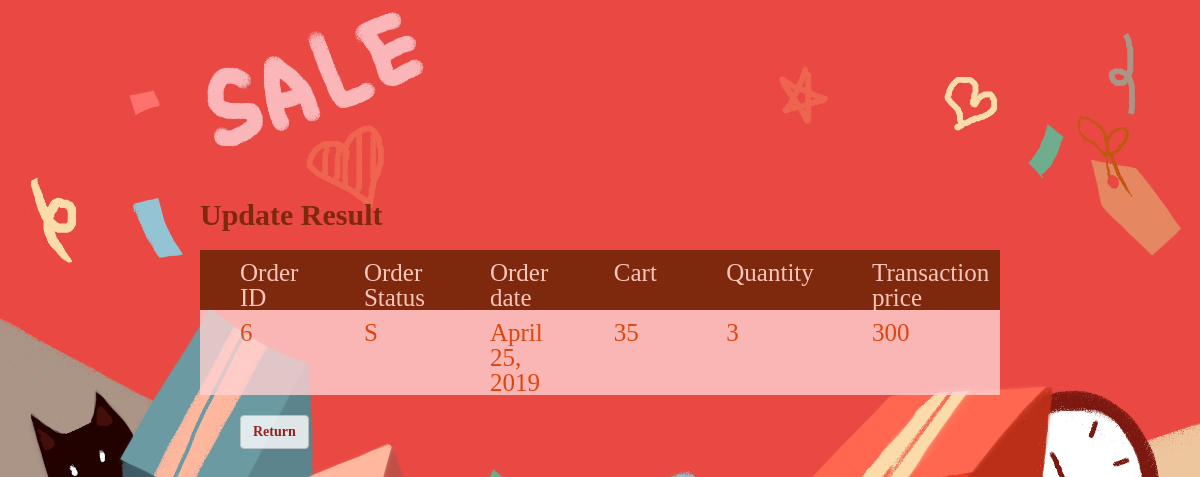
/6/showUpdatedOrder, run on an earlier commit of the app's database.
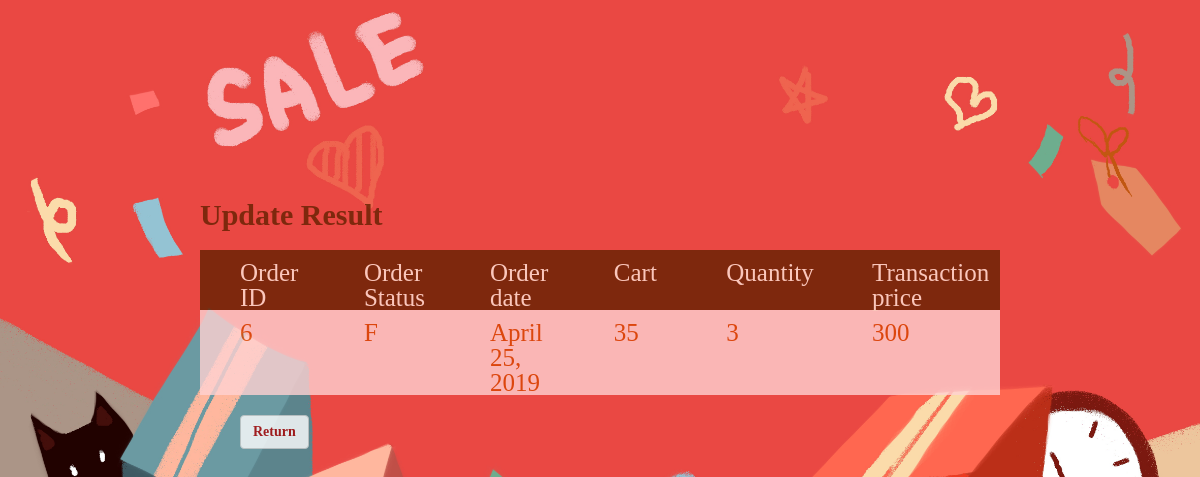
And on a later commit of the database.
### catalog/models.py (models this page shows, shortened)
class Order(models.Model):
    ORDER_STATUS = (
        ('O', 'ordered'),
        ('S', 'in shipping'),
        ('F', 'finished'),
    )
    OrderID = models.CharField(primary_key=True, max_length=10)
    order_status = models.CharField(max_length=1, choices=ORDER_STATUS)
    order_date = models.DateField()
    cart = models.ForeignKey(Cart, related_name ='orders', on_delete=models.CASCADE)
    quantity = models.IntegerField()
    transaction_price = models.IntegerField()
    class Meta:
        unique_together = ('cart' , 'OrderID')

class Cart(models.Model):
    CART_STATUS = (
        ('D', 'deleted'),
        ('O', 'ordered'),
        ('C', 'in_cart'),
    )
    CartID = models.CharField(primary_key=True, max_length=10)
    cart_status = models.CharField(max_length=50, default='NULL', choices = CART_STATUS)
    customer = models.ForeignKey(Customer, related_name = "carts", on_delete=models.CASCADE, unique=False)
    product = models.ForeignKey(Product, related_name = "carts", on_delete=models.CASCADE, unique=False)
    def __str__(self):
        return str(self.CartID)

### catalog/views.py (the view)
# urls.py: path('<id>/showUpdatedOrder', showUpdatedOrder),
def showUpdatedOrder(request, id):
    context ={}
    context["order"] = Order.objects.get(OrderID = id)
    return render(request, "showUpdatedOrder.html", context)

### templates/showUpdatedOrder.html (shortened to what this page needs)
<!DOCTYPE html>
{% load static %}
<html lang="en">
<head>
    <link rel="stylesheet" href="https://maxcdn.bootstrapcdn.com/bootstrap/3.4.1/css/bootstrap.min.css">
    <link rel="stylesheet" href="{% static 'css/all.css' %}">
    <link rel="stylesheet" href="{% static 'css/showUpdate.css' %}">
</head>
<body>
    <table align="center" border="3" width="800" style="margin-bottom: 20px;">
        <caption style="font-weight: bold; font-size: 30px; color: #642100;  margin-bottom: 20px;">Update Result</caption>
        <tr style="background-color: #642100;">
            <th style="height:50px;width:200px;color: #FFE6D9;font-size: 25px;padding-left: 40px; padding-top:10px;"> Order ID </th>
            <th style="height:50px;width:200px;color: #FFE6D9;font-size: 25px;padding-left: 40px; padding-top:10px;"> Order Status </th>
            <th style="height:50px;width:200px;color: #FFE6D9;font-size: 25px;padding-left: 40px; padding-top:10px;"> Order date </th>
            <th style="height:50px;width:200px;color: #FFE6D9;font-size: 25px;padding-left: 40px; padding-top:10px;"> Cart </th>
            <th style="height:50px;width:200px;color: #FFE6D9;font-size: 25px;padding-left: 40px; padding-top:10px;"> Quantity </th>
            <th style="height:50px;width:200px;color: #FFE6D9;font-size: 25px;padding-left: 40px; padding-top:10px;"> Transaction price </th>
        </tr>
        <tr style="background-color: #FFD2D2;">
            <td style="height:70px;width:200px;color: #D94600;font-size: 25px;padding-left: 40px; padding-top:10px;"> {{ order.OrderID }} </td>
            <td style="height:70px;width:200px;color: #D94600;font-size: 25px;padding-left: 40px; padding-top:10px;"> {{ order.order_status }} </td>
            <td style="height:70px;width:200px;color: #D94600;font-size: 25px;padding-left: 40px; padding-top:10px;"> {{ order.order_date }} </td>
            <td style="height:70px;width:200px;color: #D94600;font-size: 25px;padding-left: 40px; padding-top:10px;"> {{ order.cart }} </td>
            <td style="height:70px;width:200px;color: #D94600;font-size: 25px;padding-left: 40px; padding-top:10px;"> {{ order.quantity }} </td>
            <td style="height:70px;width:200px;color: #D94600;font-size: 25px;padding-left: 40px; padding-top:10px;"> {{ order.transaction_price }} </td>
        </tr>
    </table>
    <input type="button" class="btn btn-default" value="Return" style="margin-left:240px;color:#AE0000; font-weight: bold;" onclick="javascript:location.href='http://127.0.0.1:8000/employee'">
</body>
</html>

What changed in the data, as far as the page shows it:
changed Order id 6: order_status "S" → "F"
